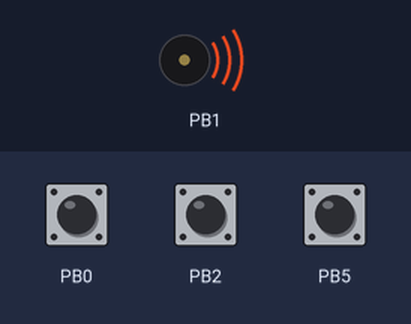
Bench run of a sketch on a simulated ATtiny85, built with avr-gcc and run on an emulated ATtiny85. Shown: buzzer (waves = sounding). The test bench sets the inputs (shaded band); at power-on: PB2 HIGH, PB0 HIGH, PB5 HIGH. Sleep ends after the set time or at an interrupt.

Above: at 1.2 s.
1.3 s: PB2 pulled LOW for 0.15 s
At 1.37 s:
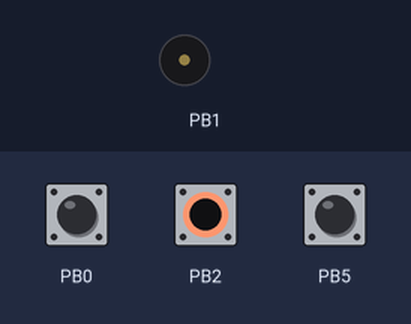
2.9 s: PB2 pulled LOW for 3.2 s
At 6.8 s:
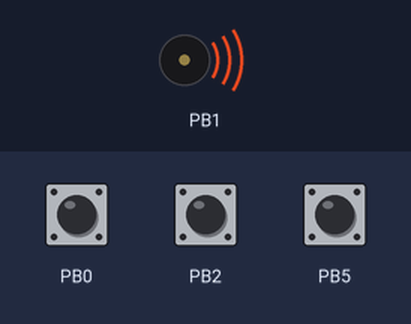
Timing chart, 0 to 8.3 s (numbered marks = the images above; inputs shaded):
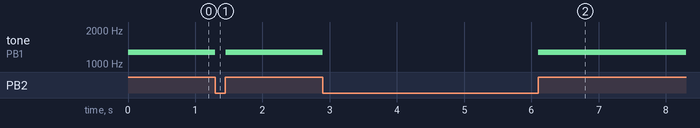

The sketch:

clockgen.ino
```cpp
// For ATTINY85 at 5V with a 11.0592MHz crystal
//    1: baud select 0 (PB5)
//    2: Crystal
//    3: Crystal
//    4: GND
//    5: baud select 1 (PB1)
//    6: clock output
//    7: baud select 2 (PB2)
//    8: VCC
//
// Attiny85 RSTDSBL fuse (reset disable) must be enabled (set to 0 - negative logic)
// Attiny85 fuses: LOW=0xFF, HIGH=0x57, EXTENDED=0xFF

#include <avr/sleep.h>

#define CLK 11059200ul
const uint32_t baud[8] = {110, 300, 1200, 2400, 9600, 19200, 38400, 57600};

uint32_t getBaudDIP()
{
  byte dip = PINB;
  dip = ((dip & 0x04) ? 0 : 4) | ((dip & 0x01) ? 0 : 2) | ((dip & 0x20) ? 0 : 1);
  return baud[dip];
}


void setBaud(uint32_t baud)
{
  int prescale = 0;
  uint32_t n;

  do
    {
      prescale++;
      n = (CLK / ((baud * 16) << prescale)) - 1;
    }
  while( n > 255 && prescale < 15 );

  if( n <= 255 )
    {
      // clear on OCR1C compare match, toggle output on OCR1A compare match
      TCCR1 = bit(CTC1) | bit(COM1A0) | prescale;
      OCR1A = OCR1C = n;
    }
}


ISR(PCINT0_vect)
{
  // pin change detected on input connected to DIP switch
  // => update timer frequency for selected baud rate
  setBaud(getBaudDIP());
}


void setup()
{
  pinMode(0, INPUT_PULLUP);
  pinMode(1, OUTPUT);
  pinMode(2, INPUT_PULLUP);
  pinMode(5, INPUT_PULLUP);

  // set timer frequency for selected baud rate
  setBaud(getBaudDIP());

  // disable some devices we don't need
  ADCSRA &= ~_BV(ADEN);
  ACSR   |= _BV(ACD);
  sleep_bod_disable();

  // when sleeping, go into "idle" mode (keeps timer running)
  set_sleep_mode(SLEEP_MODE_IDLE);

  // enable pin change interrupt for PB0, PB2 and PB5
  GIMSK |= _BV(PCIE);
  PCMSK |= 0x25;
}


void loop()
{
  // go to sleep (disables CPU clock)
  // pin change interrupt will wake us up
  sleep_mode();
}
```

Measured:
- after the input at 1.3 s, tone on PB1: 1276 Hz → silent at once, → 1276 Hz 0.15 s later
- after the input at 2.9 s, tone on PB1: 1276 Hz → silent at once, → 1276 Hz 3.2 s later
